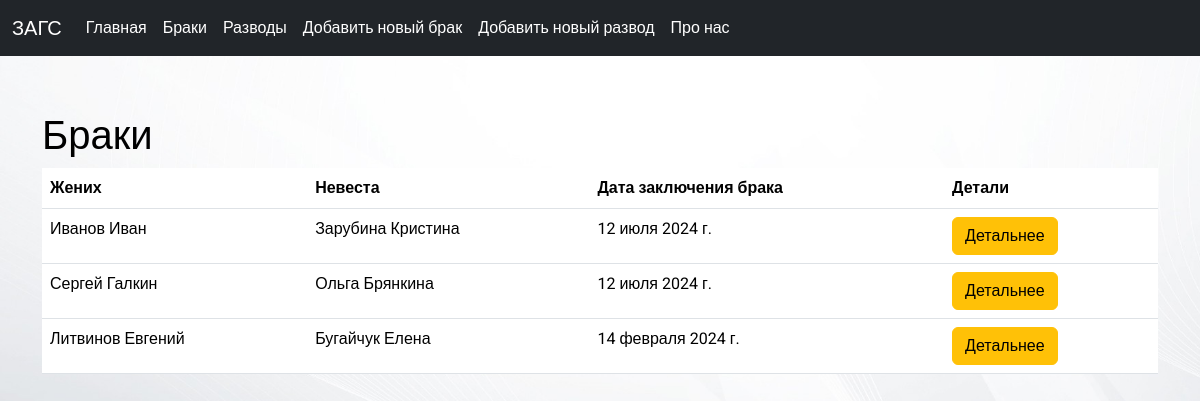
Page /marriage_list/ on the committed database.
### base/models.py (models this page shows, shortened)
class Marriage(models.Model):
    groom = models.CharField(max_length=100)
    bride = models.CharField(max_length=100)
    marriage_date = models.DateField()

### base/views.py (the view)
# urls.py: path('marriage_list/', views.marriage_list, name='marriage_list'),
def marriage_list(request):
    marriages = Marriage.objects.order_by('-id')
    context = {'title': 'Браки', 'marriages': marriages}
    return render(request, 'base/marriage_list.html', context)

### base/templates/base/marriage_list.html (shortened to what this page needs)
{% extends 'base/main.html' %}
{% block content  %}
<br><br><br>
    <h1>Браки</h1>
    {% if marriages  %}
        <table class="table mt-2">
            <thead>
                <tr>
                    <th>Жених</th>
                    <th>Невеста</th>
                    <th>Дата заключения брака</th>
                    <th>Детали</th>
                </tr>
            </thead>
            <tbody>
                {% for marriage in marriages %}
                    <tr>
                        <td>{{ marriage.groom }}</td>
                        <td>{{ marriage.bride }}</td>
                        <td>{{ marriage.marriage_date }}</td>
                        <td><a href="{% url 'marriage_detail' marriage.pk %}" class="btn btn-warning">Детальнее</a></td>
                    </tr>
                {% endfor %}
            </tbody>
        </table>
    {% else %}
        <p>У нас нет записей! </p>
    {% endif %}
{% endblock  %}

### base/static/css/main.css (style rules this page uses)
body { margin-top: 20px; padding-top: 20px; font-family: 'Roboto', sans-serif; background-image: url("./../images/bg2.jpg"); height: 100vh; background-repeat: no-repeat; background-size: cover; color: black; }

### rows in the picture
Marriage: groom "Иванов Иван", bride "Зарубина Кристина", marriage_date "12 июля 2024 г."
Marriage: groom "Сергей Галкин", bride "Ольга Брянкина", marriage_date "12 июля 2024 г."
Marriage: groom "Литвинов Евгений", bride "Бугайчук Елена", marriage_date "14 февраля 2024 г."
